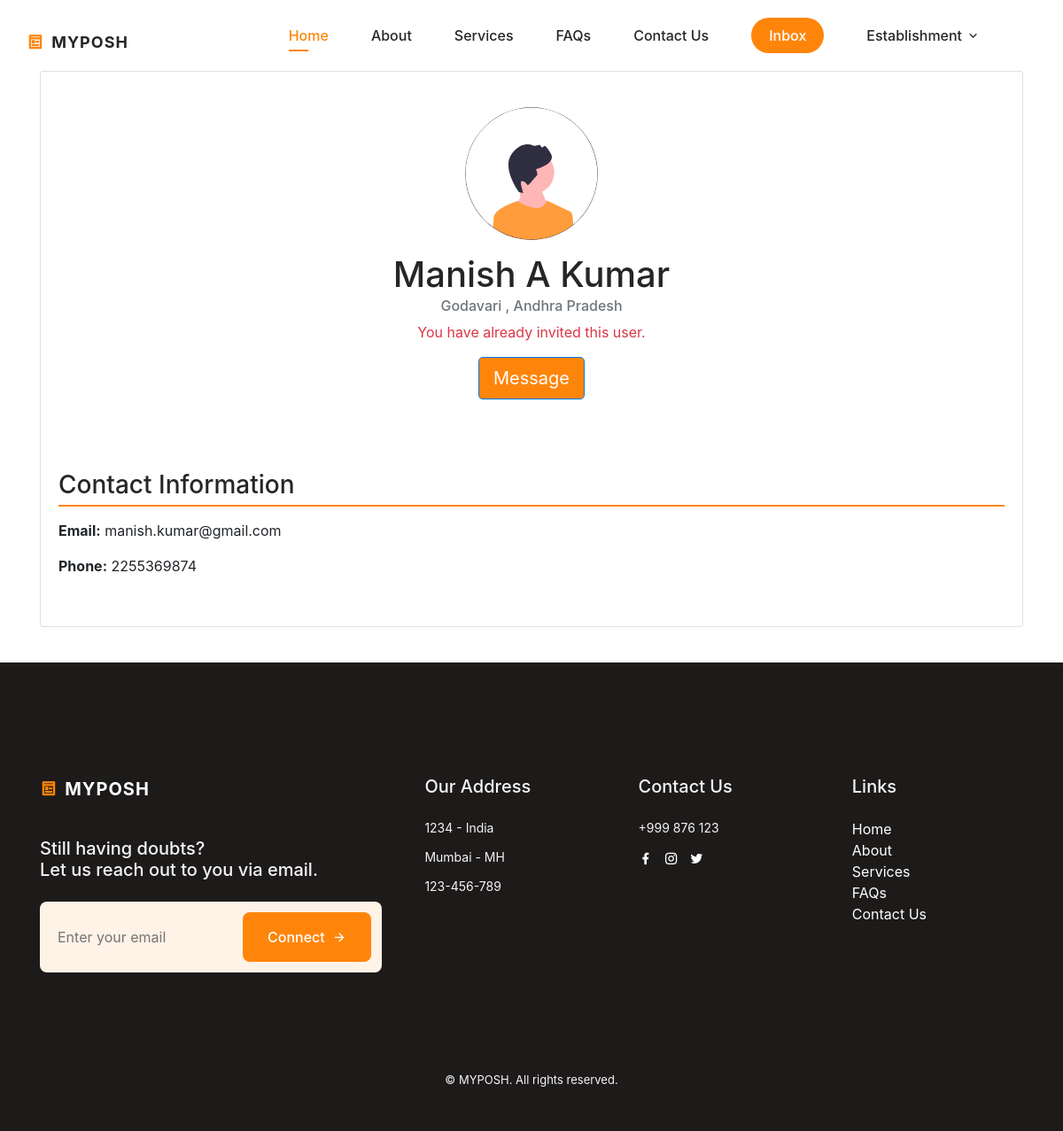
The app's page /user-details/IN2DC3EB8465/ (signed in), older data.
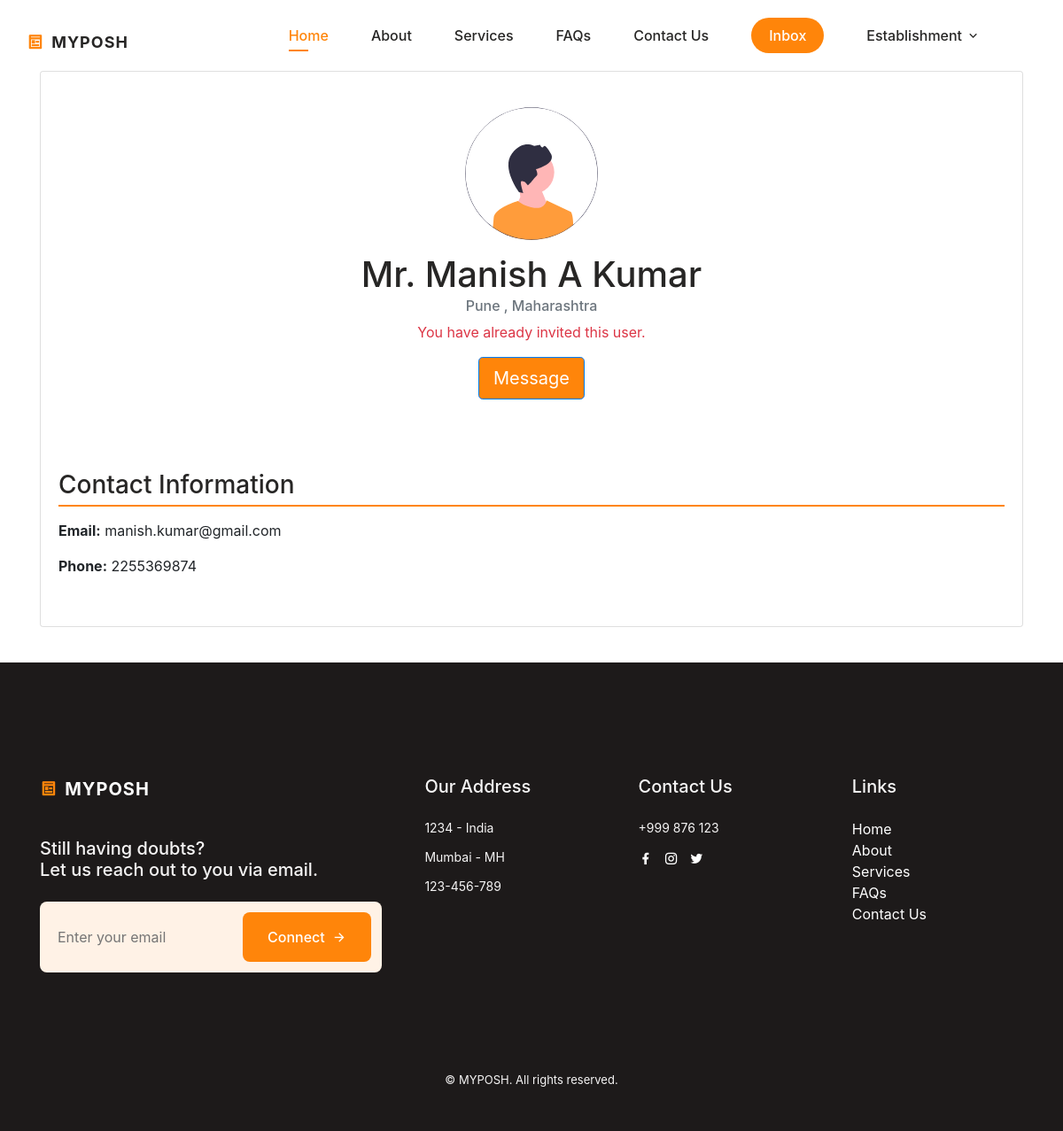
The same page, newer data.
### posh/models.py (models this page shows)
class PoshUser(AbstractBaseUser, PermissionsMixin):
    username = models.CharField(max_length=100, unique=True, primary_key=True)
    email = models.EmailField(unique=True, blank=False)
    phone = models.CharField(max_length=15, unique=True, blank=False)
    start_date = models.DateTimeField(default=timezone.now)
    is_staff = models.BooleanField(default=False)
    is_active = models.BooleanField(default=False)
    type = models.CharField(max_length=50, blank=False)  # To distinguish between user types
    objects = PoshUserManager()
    USERNAME_FIELD = 'username'
    REQUIRED_FIELDS = ['email', 'phone']

class IndividualUser(PoshUser):
    prefix = models.CharField(max_length=10, blank=False)
    fname = models.CharField(max_length=150, blank=False)
    mname = models.CharField(max_length=150, blank=False)
    lname = models.CharField(max_length=150, blank=False)
    dob = models.DateField(blank=False)
    gender = models.CharField(max_length=10, blank=False)
    occupation = models.CharField(max_length=100, blank=False)
    state = models.CharField(max_length=100, blank=False)
    city = models.CharField(max_length=100, blank=False)
    pincode = models.CharField(max_length=10, blank=False)
    profile_pic = models.ImageField(blank=True, upload_to='users/')
    aadhar = models.CharField(max_length=20, blank=True)
    marital = models.CharField(max_length=10, blank=True)
    description = models.TextField(max_length=500, blank=True)
    current_member = models.CharField(max_length=10, blank=True)
    association = models.CharField(max_length=10, blank=True)
    firm_name = models.CharField(max_length=150, blank=True)
    firm_uid = models.CharField(max_length=15, blank=True)
    is_visible = models.BooleanField(default=False)
    timestamp = models.DateTimeField(auto_now_add=True)
    class Meta:
        verbose_name = 'Individual User'
        verbose_name_plural = 'Individual Users'

class PoshUser(AbstractBaseUser, PermissionsMixin):
    username = models.CharField(max_length=100, unique=True, primary_key=True)
    email = models.EmailField(unique=True, blank=False)
    phone = models.CharField(max_length=15, unique=True, blank=False)
    start_date = models.DateTimeField(default=timezone.now)
    is_staff = models.BooleanField(default=False)
    is_active = models.BooleanField(default=False)
    type = models.CharField(max_length=50, blank=False)  # To distinguish between user types
    objects = PoshUserManager()
    USERNAME_FIELD = 'username'
    REQUIRED_FIELDS = ['email', 'phone']

### posh/views.py (the view)
# urls.py: path('user-details/<str:pk>/', views.user_details, name="user_details"),
def user_details(request, pk):
    primary_user = PoshUser.objects.get(pk=pk)
    if primary_user:
        if str(primary_user).startswith('IN'):
            user = IndividualUser.objects.get(pk=pk)
            email = user.email
            phone = user.phone
            prefix = user.prefix
            first_name = user.fname
            mid_name = user.mname
            last_name = user.lname
            state = user.state
            city = user.city
            description = user.description
            education_list = user.education.all()
            service_list = user.service.all()
            skill_list = user.skill.all()
            cert_list = user.certification.all()
            experience_list = user.experience.all()
            has_invited = True if RecruitUser.objects.filter(establishment_id = request.user.establishmentuser, user_id = primary_user) else False
            recruit_user_id = RecruitUser.objects.filter(establishment_id=request.user.establishmentuser, user_id=primary_user).first().id if has_invited else None
            conversations_with_user = Conversation.objects.filter(members=request.user)
            is_message = True if conversations_with_user.filter(members=primary_user) else False
            context = {
                'username':user,
                'email': email,
                'phone': phone,
                'fname': first_name,
                'lname': last_name,
                'mname': mid_name,
                'prefix': prefix,
                'state': state,
                'city': city,
                'description': description,
                'profile_pic': user.profile_pic.url if user.profile_pic else None,
                'education_list': education_list,
                'service_list': service_list,
                'skill_list': skill_list,
                'cert_list': cert_list,
                'experience_list': experience_list,
                'visible': user.is_visible,
                'has_invited': has_invited ,
                'id': recruit_user_id,
                'is_message': is_message,
            }
        else:
            context={}
    return render(request, 'search_portal/resume.html', context)

### posh/templates/search_portal/resume.html (shortened to what this page needs)
{% extends "base.html" %}
{% load static %}
{% block stylescss %}
<link rel="stylesheet" href="https://stackpath.bootstrapcdn.com/bootstrap/4.5.2/css/bootstrap.min.css">
<link rel="stylesheet" href="https://cdnjs.cloudflare.com/ajax/libs/font-awesome/4.7.0/css/font-awesome.min.css">
{% endblock %}
{% block content %}
<div class="container">
  <div class="card card-container">
    <div class="profile-header">
      {% if profile_pic %}
          <img id="profile-image" src="{{ profile_pic }}" alt="Profile Picture" style="max-width: 200px; max-height: 200px;" class="profile-img">
      {% else %}
          <img id="profile-image" src="{% static 'assets/img/default_profile.svg' %}" alt="profile pic" class="profile-img">
      {% endif %}
      {% if prefix == "Mr." %}
        <h1>Mr. {{ fname }} {{ mname }} {{ lname }}
        </h1>
      {% elif prefix == "Mrs." %}
        <h1>Mrs. {{ fname }} {{ mname }} {{ lname }}</h1>
      {% elif prefix == "Miss." %}
        <h1>Miss. {{ fname }} {{ mname }} {{ lname }}</h1>
      {% else %}
      <h1>{{ fname }} {{ mname }} {{ lname }}</h1>
      {% endif %}
      <h6 class="card-subtitle mb-2 text-muted">{{ city }}, {{ state }}</h6>
      {% if has_invited %}
        <p><span class="text-danger">You have already invited this user.</span></p>
        {% if not is_message %}
          <a class="btn btn-primary btn-lg"  href="{% url 'conversation:new' id %}">Message</a>
        {% else %}
          <a class="btn btn-primary btn-lg"  href="{% url 'conversation:inbox' %}">Inbox</a>
        {% endif %}
      {% endif %}
    </div>
    <div class="profile-section">
      <h3>Contact Information</h3>
      <p><strong>Email:</strong> {{ email }}</p>
      <p><strong>Phone:</strong> {{ phone }}</p>
    </div>
  </div>
</div>
{% endblock %}

### posh/templates/base.html (shortened to what this page needs)
{% include "header.html" %}
{% block stylescss %}{% endblock %}
{% block content %}
{% endblock %}
{% include "footer.html" %}

### posh/templates/header.html (shortened to what this page needs)
{% load static %}
<!DOCTYPE html>
<html lang="en">
<head>
    <link href="https://cdn.jsdelivr.net/npm/remixicon@4.2.0/fonts/remixicon.css" rel="stylesheet"/>
    <link rel="stylesheet" href="https://stackpath.bootstrapcdn.com/bootstrap/4.5.2/css/bootstrap.min.css">
    <link href="https://cdn.jsdelivr.net/npm/bootstrap@4.5.0/dist/css/bootstrap.min.css" rel="stylesheet">
    <link rel="stylesheet" href="{% static 'assets/css/main.css' %}">
    <link rel="stylesheet" href="{% static 'assets/css/profile.css' %}">
</head>
<body>
    <header class="header" id="header">
        <nav class="nav container">
            <a href="{% url 'home' %}" class="nav__logo">
                <i class="ri-pages-line nav__logo-icon"></i>MYPOSH
            </a>
            <div class="nav__menu" id="nav-menu">
                <ul class="nav__list">
                    <li class="nav__item">
                        <a href="{% url 'home' %}#home" class="nav__link active-link">Home</a>
                    </li>
                    <li class="nav__item">
                        <a href="{% url 'home' %}#about" class="nav__link">About</a>
                    </li>
                    <li class="nav__item">
                        <a href="{% url 'home' %}#services" class="nav__link">Services</a>
                    </li>
                    <li class="nav__item">
                        <a href="{% url 'home' %}#faqs" class="nav__link">FAQs</a>
                    </li>
                    <li class="nav__item">
                        <a href="{% url 'home' %}#contact" class="nav__link">Contact Us</a>
                    </li>
                    {% if request.user.is_authenticated %}
                    <li class="nav__item">
                        <a href="{% url 'conversation:inbox' %}" class="nav__link login-btn">Inbox</a>
                    </li>
                    {% endif %}
                    {% if request.user.is_authenticated %}
                        {% load get_group %}
                        {% if request.user|has_group:"IND" %}
                            <li class="nav__item dropdown__item">
                                <div class="nav__link">
                                    {{request.user.individualuser.fname}}
                                    <i class="ri-arrow-down-s-line dropdown__arrow-down"></i>
                                </div>
                                <ul class="dropdown__menu profile">
                                    <li>
                                        <a href="{% url 'profile' %}" class="dropdown__link">
                                            Profile
                                        </a>
                                    </li>
                                    <li>
                                        <a href="{% url 'page' %}" class="dropdown__link">
                                            Preview
                                        </a>
                                    </li>
                                    <li>
                                        <a href="{% url 'all_establishment' %}" class="dropdown__link">
                                            All Invites
                                        </a>
                                    </li>
                                    <li>
                                        <a href="{% url 'group:group' %}" class="dropdown__link">
                                            Join Comittee
                                        </a>
                                    </li>
                                    <li>
                                        {% if visible == False %}
                                        <a data-target="#myModal" data-toggle="modal" class="dropdown__link MainNavText" id="MainNavHelp"
                                            href="#myModal">Visibility: <span style="color: red">Off</span> </a>
                                        {% else %}
                                        <a data-target="#myModal" data-toggle="modal" class="dropdown__link MainNavText" id="MainNavHelp"
                                        href="#myModal">Visibility: <span style="color: green">On</span> </a>
                                        {% endif %}
                                    </li>
                                    <li>
                                    <a href="{% url 'logout'%}" class="dropdown__link">
                                            Logout
                                    </a>
                                    </li>
                        {% elif request.user|has_group:"EST" %}
                            <li class="nav__item dropdown__item">
                                <div class="nav__link">
                                    Establishment
                                    <i class="ri-arrow-down-s-line dropdown__arrow-down"></i>
                                </div>
                                {% endif %}
                {% endif %}
            </div>
        </nav>
    </header>

### posh/templates/footer.html (shortened to what this page needs)
{%load static%}
   <footer class="footer section">
    <div class="footer__container container grid">
        <div class="footer__content">
            <a href="{% url 'home' %}" class="footer__logo">
                <i class="ri-pages-line footer__logo-icon"></i> MYPOSH
            </a>
            <h3 class="footer__title">
                Still having doubts? <br> Let us reach out to you via email.
            </h3>
            <div class="footer__subscribe">
                <input type="email" placeholder="Enter your email" class="footer__input">
                <button class="button button--flex footer__button">
                    Connect
                    <i class="ri-arrow-right-line button__icon"></i>
                </button>
            </div>
        </div>
        <div class="footer__content">
            <h3 class="footer__title">Our Address</h3>
            <ul class="footer__data">
                <li class="footer__information">1234 - India</li>
                <li class="footer__information">Mumbai - MH</li>
                <li class="footer__information">123-456-789</li>
            </ul>
        </div>
        <div class="footer__content">
            <h3 class="footer__title">Contact Us</h3>
            <ul class="footer__data">
                <li class="footer__information">+999 876 123</li>
                <div class="footer__social">
                    <a href="https://www.facebook.com" class="footer__social-link">
                        <i class="ri-facebook-fill"></i>
                    </a>
                    <a href="https://www.instagram.com" class="footer__social-link">
                        <i class="ri-instagram-line"></i>
                    </a>
                    <a href="https://twitter.com" class="footer__social-link">
                        <i class="ri-twitter-fill"></i>
                    </a>
                </div>
            </ul>
        </div>
        <div class="footer__content">
            <h3 class="footer__title">Links</h3>
            <div class="footer__cards">
                <a href="{% url 'home' %}#home" class="footer__card">Home</a>
                <a href="{% url 'home' %}#about" class="footer__card">About</a>
                <a href="{% url 'home' %}#services" class="footer__card">Services</a>
                <a href="{% url 'home' %}#faqs" class="footer__card">FAQs</a>
                <a href="{% url 'home' %}#contact" class="footer__card">Contact Us</a>
            </div>
        </div>
    </div>
    <p class="footer__copy">&#169; MYPOSH. All rights reserved.</p>
</footer>
</body>
</html>

Row changes from the older to the newer data that the page shows:
changed IndividualUser "Manish": prefix "mr" → "Mr." (drawn); city "Godavari" → "Pune"; state "Andhra Pradesh" → "Maharashtra"
Text that changed along with them:
{{ mname }}: (not shown) → "A"
{{ mname }}: "A" → (not shown)
text now shown: "Mr."
